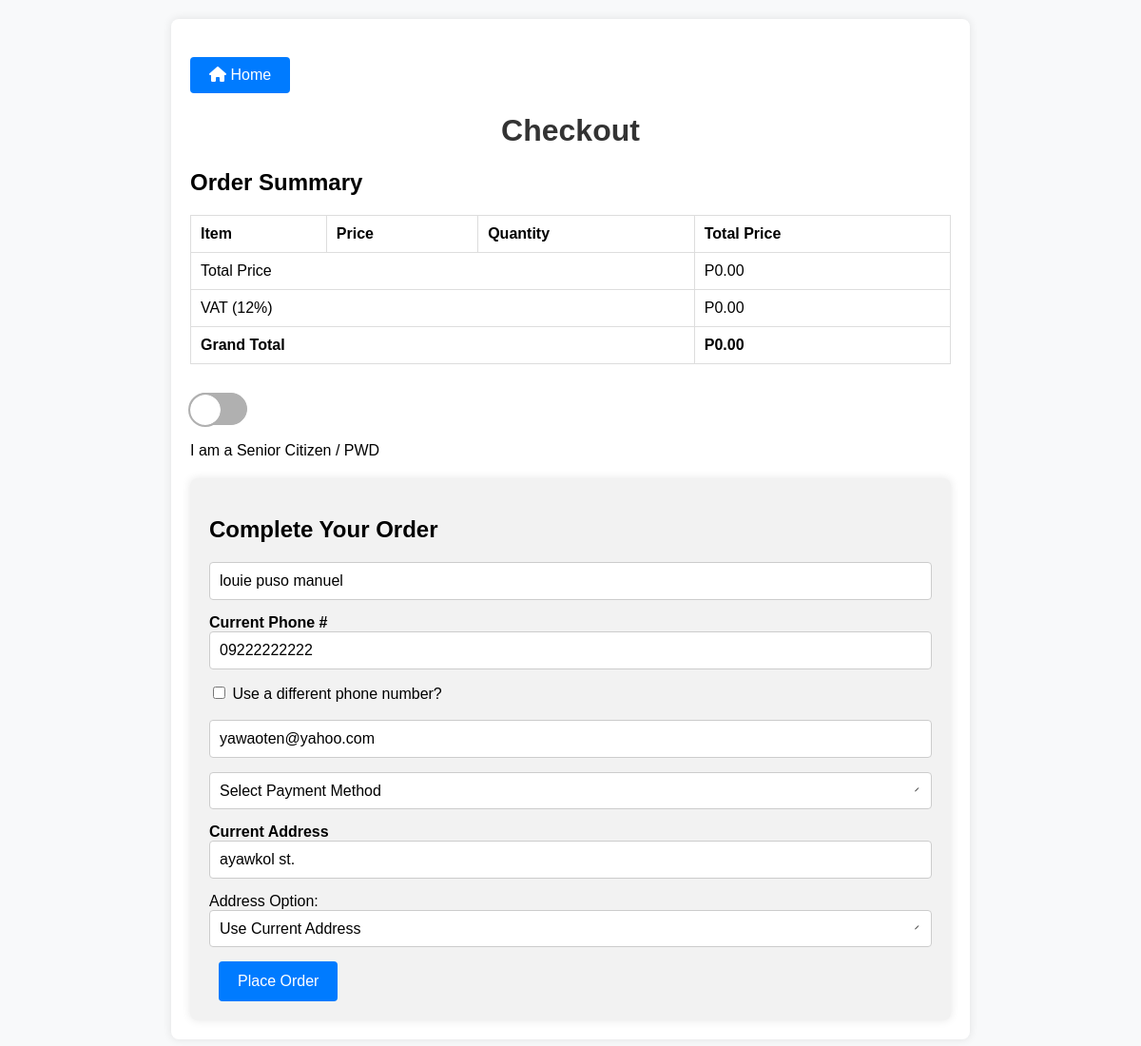
Screenshot of /register-login/checkout.php (signed in) with the database file from the repository.
### tables this page shows
CREATE TABLE `users` (
  `id` int(11) NOT NULL,
  `username` varchar(128) NOT NULL,
  `full_name` varchar(255) NOT NULL,
  `email` varchar(255) NOT NULL,
  `password` varchar(255) NOT NULL,
  `phone` varchar(15) NOT NULL,
  `address` varchar(255) NOT NULL,
  `cart_count` int(11) NOT NULL DEFAULT 0,
  `is_senior_or_pwd` tinyint(1) NOT NULL DEFAULT 0
);

### register-login/checkout.php (the view, shortened to what this page needs)
<?php
include('database.php');
$userID = $_SESSION['user']['id'];
$query = "SELECT full_name, address, email, phone, is_senior_or_pwd FROM users WHERE id = ?";
$stmt = $conn->prepare($query);
$stmt->bind_param("i", $userID);
$stmt->execute();
$result = $stmt->get_result();
$user = $result->fetch_assoc();
$userName = $user['full_name'];
$userAddress = $user['address'];
$userEmail = $user['email'];
$userPhone = $user['phone'];
$totalPrice = 0;
$vatRate = 0.12;
$vatAmount = $totalPrice * $vatRate;
$totalPriceWithVat = $totalPrice + $vatAmount;
?>
<!DOCTYPE html>
<html lang="en">
<head>
    <link rel="stylesheet" href="https://cdnjs.cloudflare.com/ajax/libs/font-awesome/6.0.0/css/all.min.css">
</head>
<body>
<div class="container">
    <div class="home-button">
        <a href="index.php"><i class="fas fa-home"></i> Home</a>
    </div>
    <h1 class="heading">Checkout</h1>
    <div class="order-summary">
        <h2>Order Summary</h2>
        <table>
            <thead>
                <tr>
                    <th>Item</th>
                    <th>Price</th>
                    <th>Quantity</th>
                    <th>Total Price</th>
                </tr>
            </thead>
            <tbody>
                <tr>
                    <td colspan="3">Total Price</td>
                    <td><?php echo 'P' . number_format($totalPrice, 2); ?></td>
                </tr>
                <tr>
                    <td colspan="3">VAT (12%)</td>
                    <td><?php echo 'P' . number_format($vatAmount, 2); ?></td>
                </tr>
                <tr>
                    <td colspan="3"><strong>Grand Total</strong></td>
                    <td><strong><?php echo 'P' . number_format($totalPriceWithVat, 2); ?></strong></td>
                </tr>
            </tbody>
        </table>
    </div>
    <div>
            <label class="switch">
                <span class="slider">
                </span>
        </label>
        <br>
        <br>
        <div>I am a Senior Citizen / PWD</div>
    </div>
        <div class="checkout-form">
            <h2>Complete Your Order</h2>
            <form action="" method="POST">
                <div class="inputBox">
                    <input type="text" name="name" value="<?php echo htmlspecialchars($userName); ?>" placeholder="Your Name" required>
                </div>
                <div class="inputBox">
                    <label for="tel"><strong> Current Phone #</strong></label>
                    <input type="tel" name="number" value="<?php echo htmlspecialchars($userPhone); ?>" placeholder="Your Phone Number" readonly>
                </div>
                <div class="checkbox-label">
                    <input type="checkbox" id="use_different_number" name="use_different_number">
                    <span>Use a different phone number?</span>
                </div>
                <br>
                <div class="inputBox">
                    <input type="email" name="email" value="<?php echo htmlspecialchars($userEmail); ?>" placeholder="Your Email" required>
                </div>
                <div class="inputBox">
                    <select name="payment_method" required>
                        <option value="">Select Payment Method</option>
                    </select>
                </div>
                <div class="inputBox">
                    <label for="address"><strong> Current Address</strong></label>
                    <input type="text" name="address" value="<?php echo htmlspecialchars($userAddress); ?>" placeholder="Address" readonly>
                </div>
                <div class="inputBox">
                    <span>Address Option:</span>
                    <select id="address_option" name="address_option" required>
                        <option value="default">Use Current Address</option>
                    </select>
                </div>
                <div class="side-by-side">
                    <input type="submit" name="place_order" value="Place Order" class="btn">
                </div>
            </form>
        </div>
</body>
</html>

### register-login/checkout.php (style rules this page uses)
body { font-family: Arial, sans-serif; background-color: #f8f9fa; margin: 0; padding: 20px; }
.container { max-width: 800px; margin: 0 auto; background-color: #fff; padding: 20px; border-radius: 8px; box-shadow: 0 0 10px rgba(0, 0, 0, 0.1); }
.heading { text-align: center; color: #333; }
.order-summary { margin-bottom: 30px; }
.order-summary table { width: 100%; border-collapse: collapse; margin-top: 20px; }
.order-summary th, .order-summary td { border: 1px solid #ddd; padding: 10px; text-align: left; }
.checkout-form { background-color: #f2f2f2; padding: 20px; border-radius: 8px; box-shadow: 0 0 10px rgba(0, 0, 0, 0.1); margin-top: 20px; }
.inputBox { margin-bottom: 15px; }
.inputBox input, .inputBox select { width: 100%; padding: 10px; border: 1px solid #ccc; border-radius: 4px; box-sizing: border-box; font-size: 16px; }
.inputBox select { appearance: none; -webkit-appearance: none; -moz-appearance: none; background-color: #fff; background-size: 12px; background-repeat: no-repeat; background-position-x: calc(100% - 10px); background-position-y: center; padding-right: 30px; }
.btn { background-color: #007bff; color: #fff; border: none; padding: 12px 20px; border-radius: 4px; cursor: pointer; font-size: 16px; text-decoration: none; text-align: center; display: inline-block; transition: background-color 0.3s ease; }
.home-button { display: block; width: 100%; margin-top: 20px; }
.home-button a { display: inline-block; padding: 10px 20px; background-color: #007bff; color: #fff; text-decoration: none; border-radius: 4px; transition: background-color 0.3s ease; }
.side-by-side { display: flex; justify-content: space-between; align-items: center; }
.side-by-side .btn { flex-shrink: 0; margin-left: 10px; }
.switch { font-size: 17px; position: relative; display: inline-block; width: 3.5em; height: 2em; }
.slider { position: absolute; cursor: pointer; top: 0; left: 0; right: 0; bottom: 0; background-color: #B0B0B0; border: 1px solid #B0B0B0; transition: .4s; border-radius: 32px; outline: none; }
.slider:before { position: absolute; content: ""; height: 2rem; width: 2rem; border-radius: 50%; outline: 2px solid #B0B0B0; left: -1px; bottom: -1px; background-color: #fff; transition: transform .25s ease-in-out 0s; }

### rows the page displays
users: name "louie puso manuel", number "09222222222", email "yawaoten@yahoo.com", address "ayawkol st."

### other values shown
$totalPrice "0.00"
$vatAmount "0.00"
$totalPriceWithVat "0.00"
